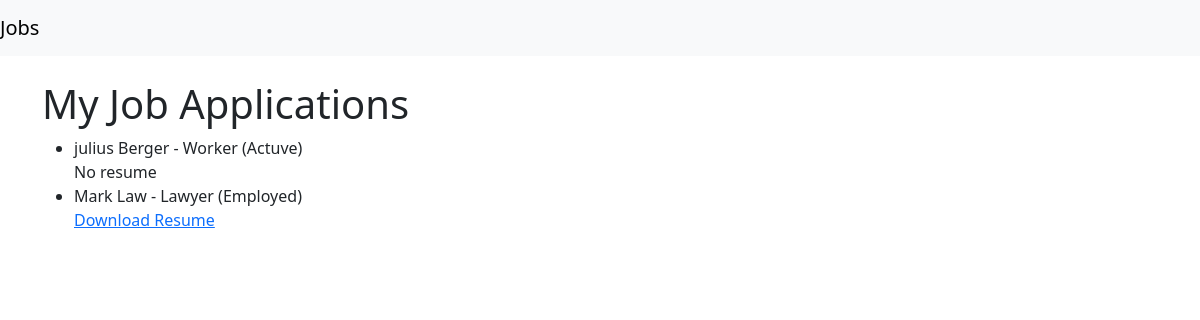
The app's page /jobs/ (signed in) with its own data.
### applications/models.py (models this page shows, shortened)
class JobApplication(models.Model):
    user = models.ForeignKey(User, on_delete=models.CASCADE)
    company = models.CharField(max_length=200)
    role = models.CharField(max_length=200)
    status = models.CharField(max_length=50)
    resume = models.FileField(upload_to='resumes/', blank=True, null=True)
    applied_date = models.DateField(auto_now_add=True)

### applications/views.py (the view)
# urls.py: path('jobs/', views.job_list, name='job_list'),
@login_required
def job_list(request):
    jobs = JobApplication.objects.all()  # get all jobs from the database
    return render(request, 'applications/job_list.html', {'jobs': jobs})

### applications/templates/applications/job_list.html (shortened to what this page needs)
{% extends "applications/base.html" %}
{% block content %}
<h1>My Job Applications</h1>
<ul>
    {% for job in jobs %}
        <li>{{ job.company }} - {{ job.role }} ({{ job.status }}) </li>
        {% if job.resume %}
    <a href="{{ job.resume.url }}">Download Resume</a>
{% else %}
    No resume
{% endif %}
    {% empty %}
        <li>No job applications yet.</li>
    {% endfor %}
</ul>
{% endblock %}

### records on screen
JobApplication: company "julius Berger", role "Worker", status "Actuve", shows "No resume"
JobApplication: company "Mark Law", role "Lawyer", status "Employed"
